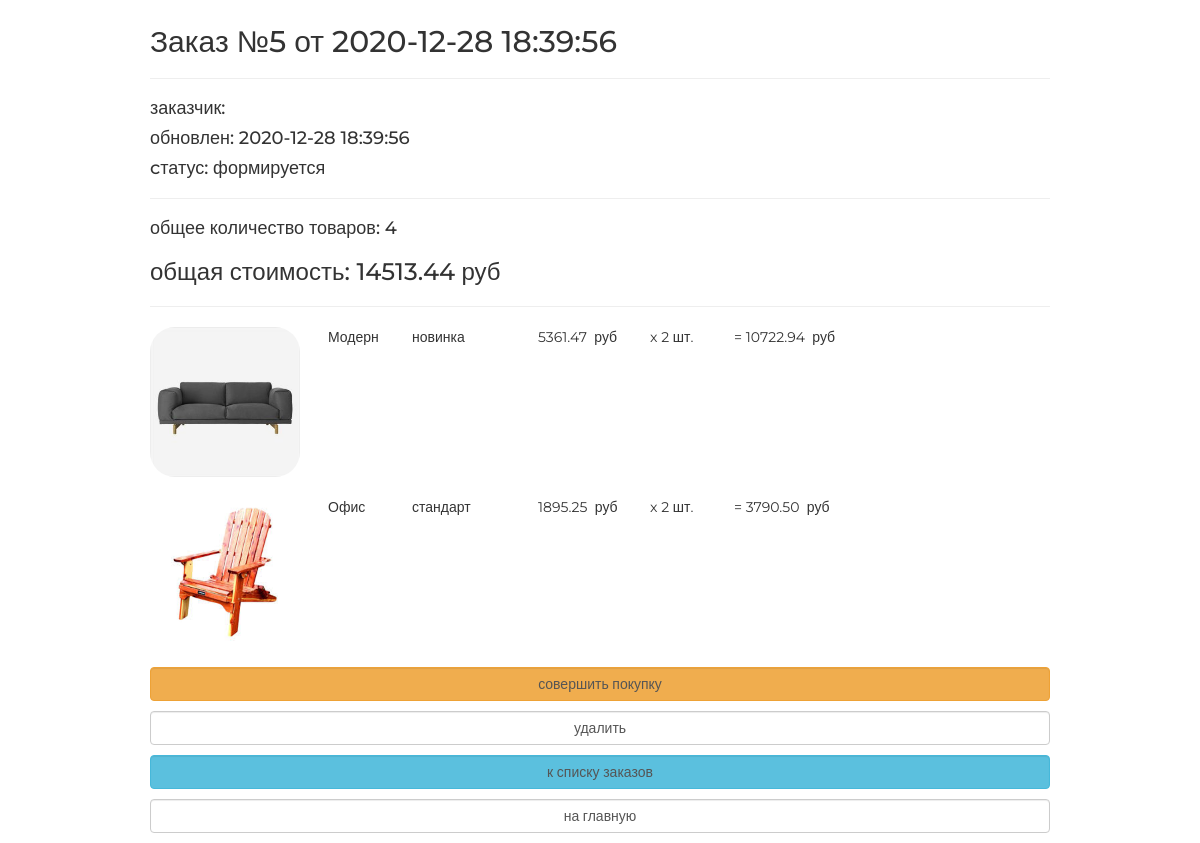
The app's page /order/read/5 with its own data.
### ordersapp/models.py (models this page shows, shortened)
class Order(models.Model):
    FORMING = 'FM'
    SENT_TO_PROCEED = 'STP'
    PROCEEDED = 'PRD'
    PAID = 'PD'
    READY = 'RDY'
    CANCEL = 'CNC'
    ORDER_STATUSES = (
        (FORMING, 'формируется'),
        (SENT_TO_PROCEED, 'отправлено в обработку'),
        (PROCEEDED, 'обработано'),
        (PAID, 'оплачено'),
        (READY, 'готов к выдаче'),
        (CANCEL, 'отменено'),
    )
    user = models.ForeignKey(settings.AUTH_USER_MODEL, on_delete=models.CASCADE, verbose_name='пользователь')
    status = models.CharField(max_length=3, choices=ORDER_STATUSES, default=FORMING, verbose_name='статус')
    is_active = models.BooleanField(default=True, verbose_name='активен')
    created = models.DateTimeField(auto_now_add=True, verbose_name='дата создания заказа')
    updated = models.DateTimeField(auto_now=True, verbose_name='дата обновления заказа')
    def get_total_quantity(self):
        _items = self.orderitems.select_related()
        _totalquantity = sum(list(map(lambda x: x.quantity, _items)))
        return _totalquantity
    def get_total_cost(self):
        _items = self.orderitems.select_related()
        _totalcost = sum(list(map(lambda x: x.product_cost, _items)))
        return _totalcost

class OrderItem(models.Model):
    order = models.ForeignKey(Order, on_delete=models.CASCADE, verbose_name='заказ', related_name='orderitems')
    product = models.ForeignKey(Product, on_delete=models.CASCADE, verbose_name='продукт')
    quantity = models.PositiveIntegerField(default=0, verbose_name='количество')
    @property
    def product_cost(self):
        return self.product.price * self.quantity

### mainapp/models.py (models this page shows, shortened)
class Product(models.Model):
    category = models.ForeignKey(ProductCategory, on_delete=models.CASCADE, verbose_name='категория')
    name = models.CharField(max_length=128, verbose_name='название')
    image = models.ImageField(upload_to='products_images', blank=True, verbose_name='картинка')
    short_desc = models.CharField(max_length=120, verbose_name='краткое описание', )
    description = models.TextField(verbose_name='описание', blank=True)
    price = models.DecimalField(max_digits=8, decimal_places=2, default=0, verbose_name='цена', )
    quantity = models.PositiveSmallIntegerField(default=0, verbose_name='количество на складе')
    is_active = models.BooleanField(default=True, verbose_name='продукт активен')

class ProductCategory(models.Model):
    name = models.CharField(max_length=64, unique=True, verbose_name='имя')
    description = models.TextField(verbose_name='описание')
    is_active = models.BooleanField(default=True, verbose_name='активна')

### ordersapp/views.py (the view)
# urls.py: path('read/<int:pk>', ordersapp.OrderDetailView.as_view(), name='order_read'),
class OrderDetailView(DetailView):
    model = Order
    def get_context_data(self, **kwargs):
        context = super(OrderDetailView, self).get_context_data(**kwargs)
        context['title'] = 'заказ/просмотр'
        return context

### adminapp/templatetags/my_tags.py (called while the page is built)
@register.filter(name='media_folder_product')
def media_folder_product(string):
    if not string:
        string = 'products_images/default.png'
    return f'{settings.MEDIA_URL}{string}'

### mainapp/context_processors.py (called while the page is built)
def basket(request):
    basket_item = []
    if request.user.is_authenticated:
        basket_item = Basket.objects.filter(user=request.user)
    return {'basket': basket_item}

### ordersapp/templates/ordersapp/order_detail.html
{% extends "ordersapp/base.html" %}
{% load static %}
{% load my_tags %}
{% block content %}
   {% include 'ordersapp/includes/inc_order_summary.html' %}
   <div class="basket_list">
       {% for item in object.orderitems.select_related %}
           <div class="basket_record">
               <img src="{{ item.product.image|media_folder_product }}"
                    alt="{{ item.product.short_desc }}">
               <span class="category_name">
                   {{ item.product.category.name }}
               </span>
               <span class="product_name">{{ item.product.name }}</span>
               <span class="product_price">
                   {{ item.product.price }}&nbsp руб
               </span>
               <span class="product_quantitiy">
                   x {{ item.quantity }} шт.
               </span>
               <span class="product_cost">
                    = {{ item.product_cost }}&nbsp руб
               </span>
           </div>
       {% endfor %}
   </div>
   {% include 'ordersapp/includes/inc_order_actions.html' %}
{% endblock %}

### ordersapp/templates/ordersapp/includes/inc_order_summary.html (shortened to what this page needs)
{% if object %}
   <div class="h2">Заказ №{{ object.pk }} от {{ object.created|date:"Y-m-d H:i:s" }}</div>
   <hr>
   <div class="h4">заказчик: {{ user.last_name }} {{ user.first_name }} </div>
   <div class="h4">обновлен: {{ object.updated|date:"Y-m-d H:i:s" }}</div>
   <div class="h4">cтатус: {{ object.get_status_display }}</div>
   <hr>
   <div class="h4">
       общее количество товаров: <span class="order_total_quantity">{{ object.get_total_quantity }}</span>
   </div>
   <div class="h3">
       общая стоимость: <span class="order_total_cost">{{ object.get_total_cost }}</span> руб
   </div>
{% endif %}
<hr>

### static/css/style.css (style rules this page uses)
* { margin: 0; padding: 0; }
.order_container img { display: block; float: left; width: 150px; border-radius: 25px; }
body { font-family: 'Montserrat', sans-serif; }
html, body { height: 100%; }
.basket_list span.category_name { margin-left: 2em; width: 5em; position: relative; display: block; float: left; }
.basket_list span.product_name { margin-left: 1em; width: 8em; position: relative; display: block; float: left; }
.basket_list span.product_price { margin-left: 1em; width: 7em; position: relative; display: block; float: left; }
.basket_list span.product_quantitiy { margin-left: 1em; width: 5em; position: relative; display: block; float: left; }
.basket_list span.product_cost { margin-left: 1em; width: 10em; position: relative; display: block; float: left; }
.basket_list .basket_record { position: relative; display: block; height: 170px; float: none; }

### records on screen
Order: pk "5", created "2020-12-28 18:39:56", updated "2020-12-28 18:39:56", status "формируется", get_total_quantity "4", get_total_cost "14513.44"
OrderItem: product.image|media_folder_product (picture), product.category.name "Модерн", product.name "новинка", product.price "5361.47", quantity "2", product_cost "10722.94"
OrderItem: product.image|media_folder_product (picture), product.category.name "Офис", product.name "стандарт", product.price "1895.25", quantity "2", product_cost "3790.50"
